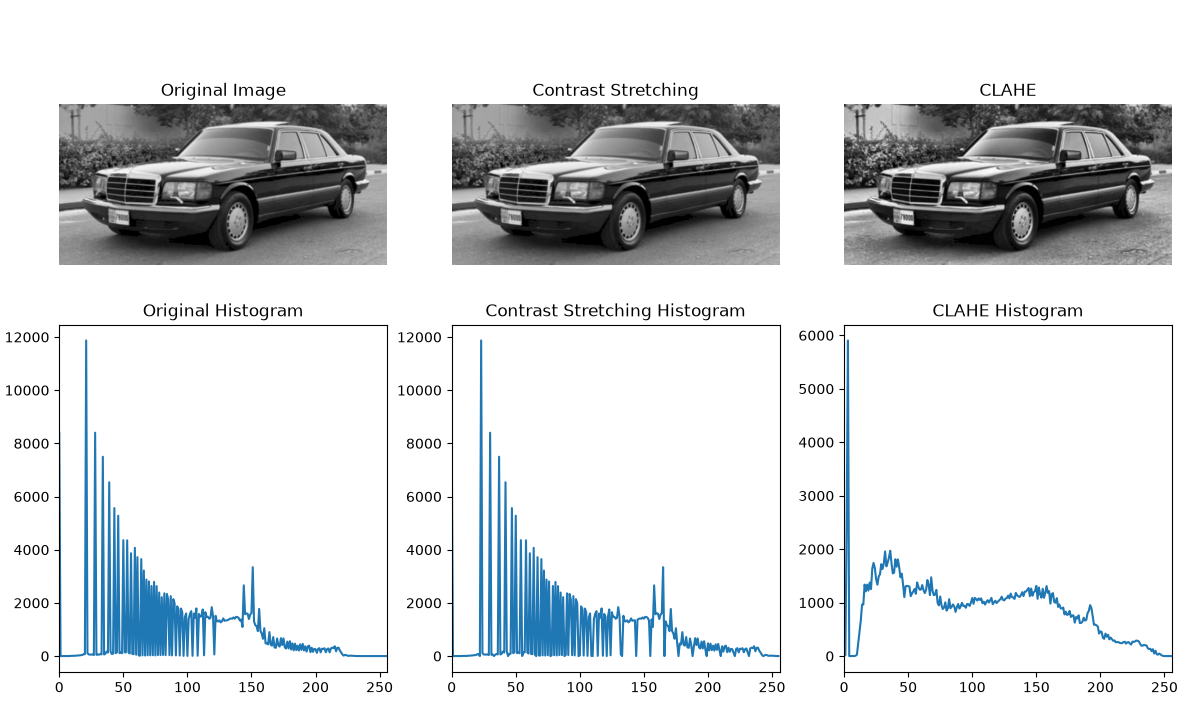

The Python source for this figure:
import cv2
import numpy as np
import matplotlib.pyplot as plt


# ---------------------------------------------------------
# 1. LOAD IMAGE
# ---------------------------------------------------------

image = cv2.imread("image.jpg", cv2.IMREAD_GRAYSCALE)

if image is None:
    print("Error: image.jpg not found.")
    exit()

print("Image loaded successfully.")
print("Image size:", image.shape)


# ---------------------------------------------------------
# 2. CONTRAST STRETCHING
# ---------------------------------------------------------

min_val = np.min(image)
max_val = np.max(image)

contrast_stretched = (
    (image - min_val) * 255.0 / (max_val - min_val)
)

contrast_stretched = np.clip(
    contrast_stretched, 0, 255
).astype(np.uint8)


# ---------------------------------------------------------
# 3. CLAHE
# ---------------------------------------------------------

clahe = cv2.createCLAHE(
    clipLimit=2.0,
    tileGridSize=(8, 8)
)

clahe_image = clahe.apply(image)


# ---------------------------------------------------------
# 4. ENTROPY FUNCTION
# ---------------------------------------------------------

def calculate_entropy(img):

    histogram = cv2.calcHist(
        [img], [0], None, [256], [0, 256]
    ).flatten()

    probabilities = histogram / histogram.sum()

    probabilities = probabilities[
        probabilities > 0
    ]

    entropy = -np.sum(
        probabilities * np.log2(probabilities)
    )

    return entropy


# ---------------------------------------------------------
# 5. CALCULATE METRICS
# ---------------------------------------------------------

original_entropy = calculate_entropy(image)
stretch_entropy = calculate_entropy(contrast_stretched)
clahe_entropy = calculate_entropy(clahe_image)

original_std = np.std(image)
stretch_std = np.std(contrast_stretched)
clahe_std = np.std(clahe_image)


# ---------------------------------------------------------
# 6. PRINT RESULTS
# ---------------------------------------------------------

print("\n========== CONTRAST ENHANCEMENT RESULTS ==========")

print("\nEntropy:")
print(f"Original           : {original_entropy:.4f} bits")
print(f"Contrast Stretching: {stretch_entropy:.4f} bits")
print(f"CLAHE              : {clahe_entropy:.4f} bits")

print("\nIntensity Standard Deviation:")
print(f"Original           : {original_std:.4f}")
print(f"Contrast Stretching: {stretch_std:.4f}")
print(f"CLAHE              : {clahe_std:.4f}")


# ---------------------------------------------------------
# 7. HISTOGRAMS
# ---------------------------------------------------------

original_hist = cv2.calcHist(
    [image], [0], None, [256], [0, 256]
)

stretch_hist = cv2.calcHist(
    [contrast_stretched], [0], None, [256], [0, 256]
)

clahe_hist = cv2.calcHist(
    [clahe_image], [0], None, [256], [0, 256]
)


# ---------------------------------------------------------
# 8. DISPLAY RESULTS
# ---------------------------------------------------------

plt.figure(figsize=(14, 9))


# Original

plt.subplot(2, 3, 1)
plt.imshow(image, cmap="gray")
plt.title("Original Image")
plt.axis("off")


# Contrast stretching

plt.subplot(2, 3, 2)
plt.imshow(contrast_stretched, cmap="gray")
plt.title("Contrast Stretching")
plt.axis("off")


# CLAHE

plt.subplot(2, 3, 3)
plt.imshow(clahe_image, cmap="gray")
plt.title("CLAHE")
plt.axis("off")


# Original histogram

plt.subplot(2, 3, 4)
plt.plot(original_hist)
plt.title("Original Histogram")
plt.xlim([0, 256])


# Stretching histogram

plt.subplot(2, 3, 5)
plt.plot(stretch_hist)
plt.title("Contrast Stretching Histogram")
plt.xlim([0, 256])


# CLAHE histogram

plt.subplot(2, 3, 6)
plt.plot(clahe_hist)
plt.title("CLAHE Histogram")
plt.xlim([0, 256])


plt.tight_layout()
plt.show()


# ---------------------------------------------------------
# 9. SAVE OUTPUTS
# ---------------------------------------------------------

cv2.imwrite(
    "contrast_stretched.png",
    contrast_stretched
)

cv2.imwrite(
    "clahe.png",
    clahe_image
)

print("\nOutput files saved:")
print("contrast_stretched.png")
print("clahe.png")
